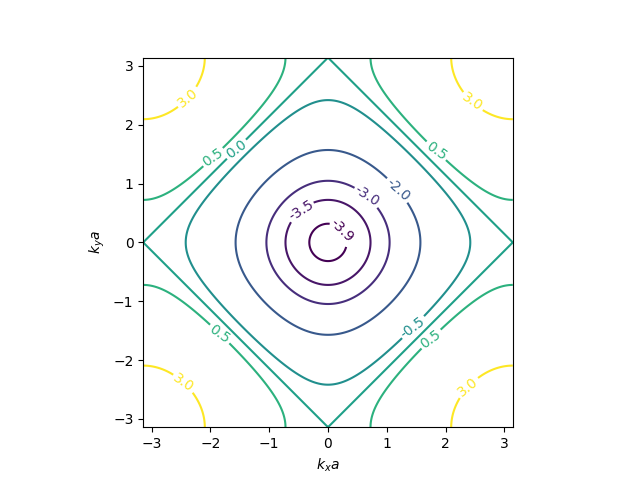

Here is the Python script that generated this plot:
import numpy as np
import matplotlib.pyplot as plt

e = lambda x,y: -2*(np.cos(x) + np.cos(y))

x = np.linspace(-np.pi, np.pi, 1000)
y = np.linspace(-np.pi, np.pi, 1000)

X, Y = np.meshgrid(x, y)
Z = e(X,Y)

cont = plt.contour(X, Y, Z, levels=[-3.9, -3.5, -3, -2, -0.5, 0, 0.5, 3])
cont.clabel(fmt='%1.1f', fontsize=10)
plt.gca().set_aspect('equal')

plt.xlabel(r'$k_x a$')
plt.ylabel(r'$k_y a$')
plt.show()
